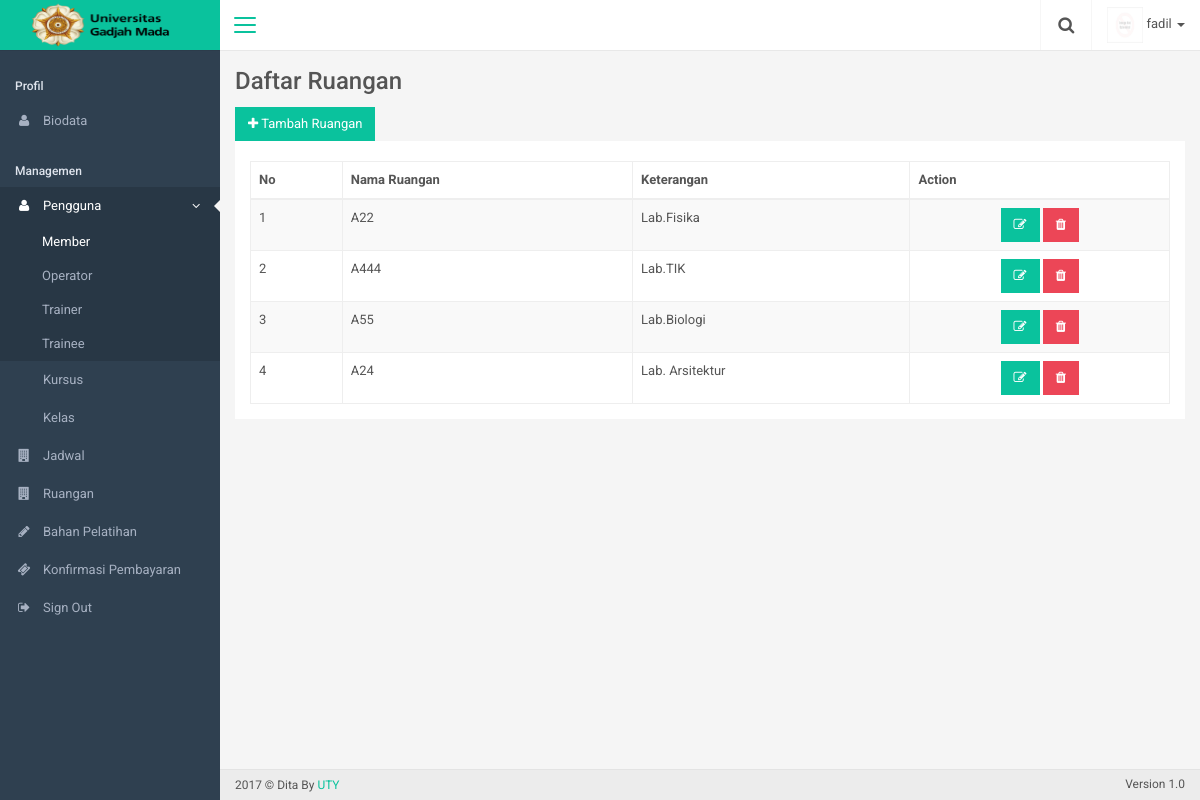
Screenshot of /admin/admin_area.php?page=rooms.display (signed in) with the database file from the repository.
### tables this page shows
CREATE TABLE IF NOT EXISTS `ref_rooms` (
`room_id` int(20) NOT NULL,
  `room_name` varchar(40) NOT NULL,
  `room_notes` varchar(40) NOT NULL
);

### admin/modul/rooms/display.php (the view)
<div class="layout-content">
  <div class="layout-content-body">
    <div class="title-bar">
      <h1 class="title-bar-title">
        <span class="d-ib">Daftar Ruangan</span>
      </h1>
    </div>
    <a href="?page=rooms.frm-insert">
      <button class="btn bg-primary"><i class="icon icon-plus"></i> Tambah Ruangan</button>
    </a>
    <br>
    <div class="row gutter-xs">
      <div class="col-xs-12">
        <div class="card">
          <div class="card-body">
            <table id="demo-datatables-5" class="table table-striped table-bordered table-nowrap dataTable" cellspacing="0" width="100%">
              <thead>
                <tr>
                  <th>No</th>
                  <th>Nama Ruangan</th>
                  <th>Keterangan</th>
                  <th>Action</th>
                </tr>
              </thead>
              <tbody>
              <?php
              $sql_rooms = "SELECT * FROM ref_rooms";
              $result=mysql_query($sql_rooms);
              $no=0;
              while($data_rooms=mysql_fetch_array($result)){
              $no++;
              ?>
              <tr>
               <td> <?php echo $no; ?></td>
               <td> <?php echo $data_rooms['room_name']; ?></td>
               <td> <?php echo $data_rooms['room_notes'] ?></td>
               <td class="text-center">
                  <a class="btn btn-primary" href="?page=rooms.frm-update&id=<?php echo $data_rooms['room_id'];?>"><span class="icon icon-edit"></span></a>
                  <a class="btn btn-danger" href="?page=rooms.delete&id=<?php echo $data_rooms['room_id']; ?>" onclick="return confirm('Apakah anda yakin akan menghapus <?php echo $data_rooms['room_name'];  ?>')"><span class="icon icon-trash"></span></a>
               </td>
              </tr>
              <?php } ?>
              </tbody>
            </table>
          </div>
        </div>
      </div>
    </div>
  </div>
</div>

### rows the page displays
ref_rooms: room_name "A22", room_notes "Lab.Fisika"
ref_rooms: room_name "A444", room_notes "Lab.TIK"
ref_rooms: room_name "A55", room_notes "Lab.Biologi"
ref_rooms: room_name "A24", room_notes "Lab. Arsitektur"

### other values shown
$_SESSION['username'] "fadil"
